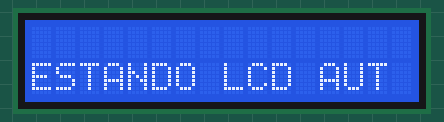
The sketch below on a simulated Arduino Uno, built with avr-gcc and run on an emulated ATmega328P. Parts: 16×2 character LCD.

Above: at 0.21 s.
At 1.71 s:
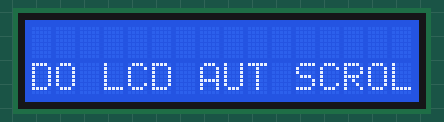
At 3.22 s:
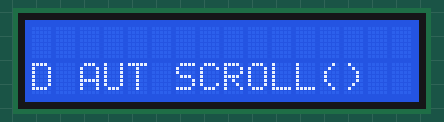
At 6.52 s:
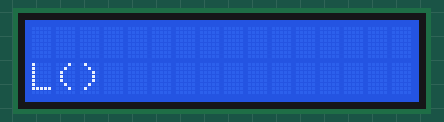
At 9.52 s:
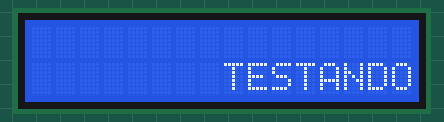
At 12.83 s:
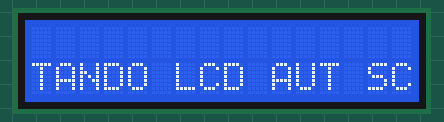

The sketch:

LCD_texto_andando.ino
```cpp
#include <LiquidCrystal.h>
LiquidCrystal lcd(12, 11, 5, 4, 3, 2);


int i;

void setup()
{
lcd.begin(16,2);
lcd.clear();
lcd.setCursor(0,1);
lcd.print("TESTANDO LCD AUTOSCROLL()");

}

void loop()
{

lcd.setCursor(16,1);
lcd.autoscroll();
lcd.print(" ");
delay(300);
}
```

Measured:
- by itself, everything shown: repeats every 12.0 s, in 40 steps
